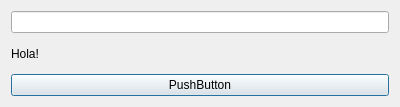
<?xml version="1.0" encoding="UTF-8"?>
<ui version="4.0">
 <class>Dialog</class>
 <widget class="QDialog" name="Dialog">
  <property name="geometry">
   <rect>
    <x>0</x>
    <y>0</y>
    <width>400</width>
    <height>107</height>
   </rect>
  </property>
  <property name="windowTitle">
   <string>Dialog</string>
  </property>
  <layout class="QVBoxLayout" name="verticalLayout">
   <item>
    <widget class="QLineEdit" name="lineEdit"/>
   </item>
   <item>
    <widget class="QLabel" name="label">
     <property name="text">
      <string>Hola!</string>
     </property>
    </widget>
   </item>
   <item>
    <widget class="QPushButton" name="pushButton">
     <property name="text">
      <string>PushButton</string>
     </property>
    </widget>
   </item>
  </layout>
 </widget>
 <resources/>
 <connections/>
</ui>
